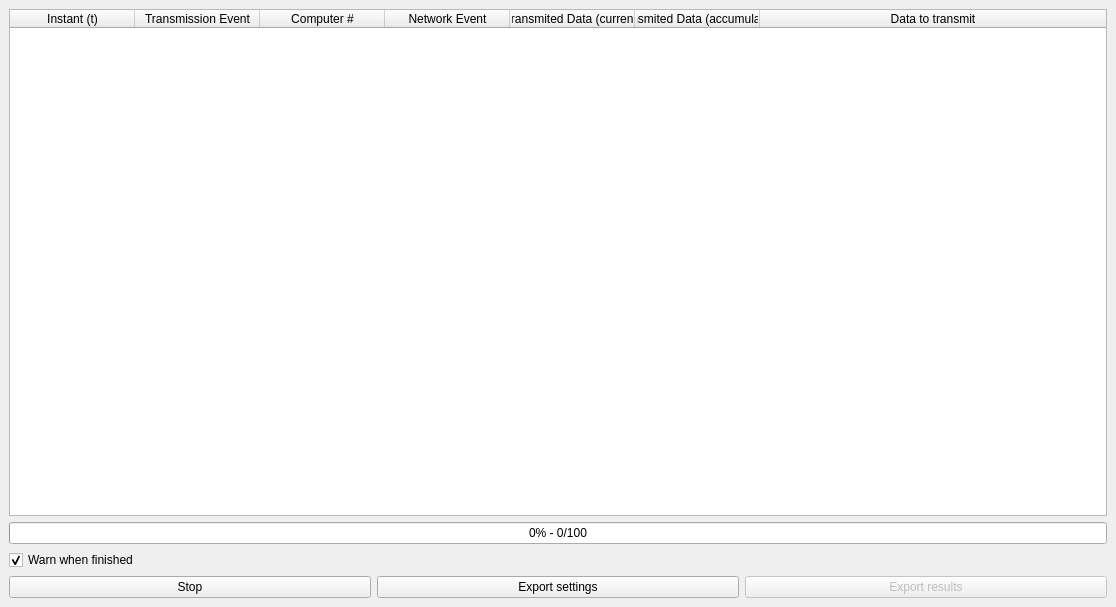
<?xml version="1.0" encoding="UTF-8"?>
<ui version="4.0">
 <class>SimulationWindow</class>
 <widget class="QMainWindow" name="SimulationWindow">
  <property name="windowModality">
   <enum>Qt::ApplicationModal</enum>
  </property>
  <property name="geometry">
   <rect>
    <x>0</x>
    <y>0</y>
    <width>1116</width>
    <height>607</height>
   </rect>
  </property>
  <property name="windowTitle">
   <string>DLSim</string>
  </property>
  <widget class="QWidget" name="centralwidget">
   <layout class="QGridLayout" name="gridLayout">
    <item row="2" column="0">
     <widget class="QCheckBox" name="cbWarning">
      <property name="text">
       <string>Warn when finished</string>
      </property>
      <property name="checked">
       <bool>true</bool>
      </property>
     </widget>
    </item>
    <item row="0" column="0">
     <widget class="QTableWidget" name="twEvents">
      <property name="editTriggers">
       <set>QAbstractItemView::NoEditTriggers</set>
      </property>
      <property name="dragDropOverwriteMode">
       <bool>false</bool>
      </property>
      <property name="selectionMode">
       <enum>QAbstractItemView::ExtendedSelection</enum>
      </property>
      <attribute name="horizontalHeaderVisible">
       <bool>true</bool>
      </attribute>
      <attribute name="horizontalHeaderDefaultSectionSize">
       <number>125</number>
      </attribute>
      <attribute name="horizontalHeaderStretchLastSection">
       <bool>true</bool>
      </attribute>
      <attribute name="verticalHeaderVisible">
       <bool>false</bool>
      </attribute>
      <column>
       <property name="text">
        <string>Instant (t)</string>
       </property>
      </column>
      <column>
       <property name="text">
        <string>Transmission Event</string>
       </property>
      </column>
      <column>
       <property name="text">
        <string>Computer #</string>
       </property>
      </column>
      <column>
       <property name="text">
        <string>Network Event</string>
       </property>
      </column>
      <column>
       <property name="text">
        <string>Transmited Data (current)</string>
       </property>
      </column>
      <column>
       <property name="text">
        <string>Transmited Data (accumulated)</string>
       </property>
      </column>
      <column>
       <property name="text">
        <string>Data to transmit</string>
       </property>
      </column>
     </widget>
    </item>
    <item row="3" column="0">
     <layout class="QHBoxLayout" name="horizontalLayout">
      <item>
       <widget class="QPushButton" name="btInterrupt">
        <property name="text">
         <string>Stop</string>
        </property>
       </widget>
      </item>
      <item>
       <widget class="QPushButton" name="btExportSettings">
        <property name="text">
         <string>Export settings</string>
        </property>
       </widget>
      </item>
      <item>
       <widget class="QPushButton" name="btExportResults">
        <property name="enabled">
         <bool>false</bool>
        </property>
        <property name="text">
         <string>Export results</string>
        </property>
       </widget>
      </item>
     </layout>
    </item>
    <item row="1" column="0">
     <widget class="QProgressBar" name="pbSimProgress">
      <property name="value">
       <number>0</number>
      </property>
      <property name="textDirection">
       <enum>QProgressBar::TopToBottom</enum>
      </property>
      <property name="format">
       <string>%p% - %v/100</string>
      </property>
     </widget>
    </item>
   </layout>
  </widget>
 </widget>
 <resources/>
 <connections/>
</ui>
